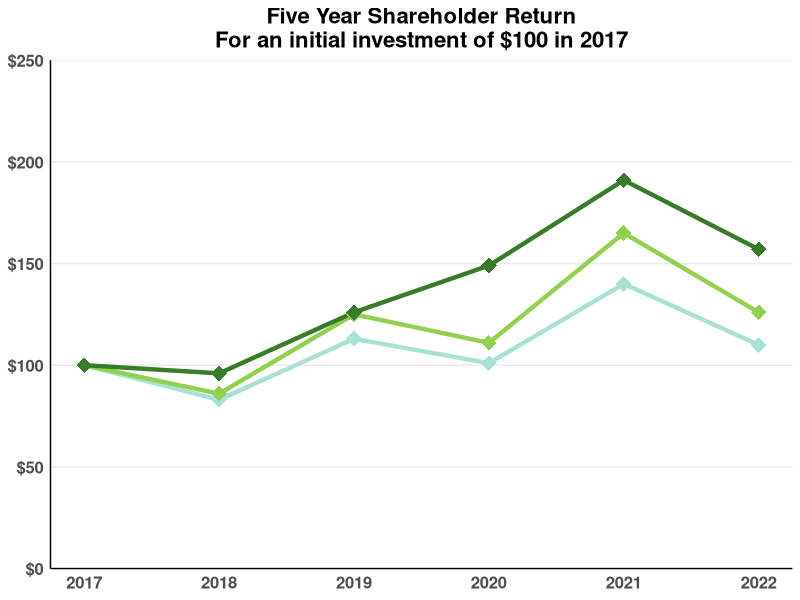

R code for this plot:
## ---- chunk 1
knitr::opts_chunk$set(echo = TRUE, warning = FALSE, message = FALSE)
## ---- chunk 2
library(dplyr)
library(ggplot2)
## ---- chunk 3
data <- tibble(year = rep(c(2017:2022), 3)) |> 
  tidyr::crossing(group = c("Our company", "S&P 500", "Competitive index")) |> 
  mutate(
    price = c(rep(100, 3), 83, 86, 96, 113, 125, 126, 101, 111, 149, 140, 165, 
              191, 110, 126, 157)
    )
## ---- chunk 4
original_plot <- ggplot(data, aes(x = year, y = price, colour = group)) +
  geom_line(size = 1.5) +
  geom_point(size = 5, shape = 18) +
  scale_y_continuous(limits = c(0, 250), expand = c(0,0), labels = scales::dollar_format()) +
  scale_colour_manual(values = c("#A8E2D6", "#92D04F", "#367C29")) +
  theme_minimal() +
  theme(
    legend.position = "none",
    panel.grid.minor = element_blank(),
    panel.grid.major.x = element_blank(),
    axis.title = element_blank(),
    axis.text = element_text(size = 12, face = "bold"),
    axis.line = element_line(color = 'black'),
    plot.title = element_text(hjust = 0.5, size = 16, face = "bold")
  ) +
  labs(
    title = "Five Year Shareholder Return\nFor an initial investment of $100 in 2017"
  )

original_plot
